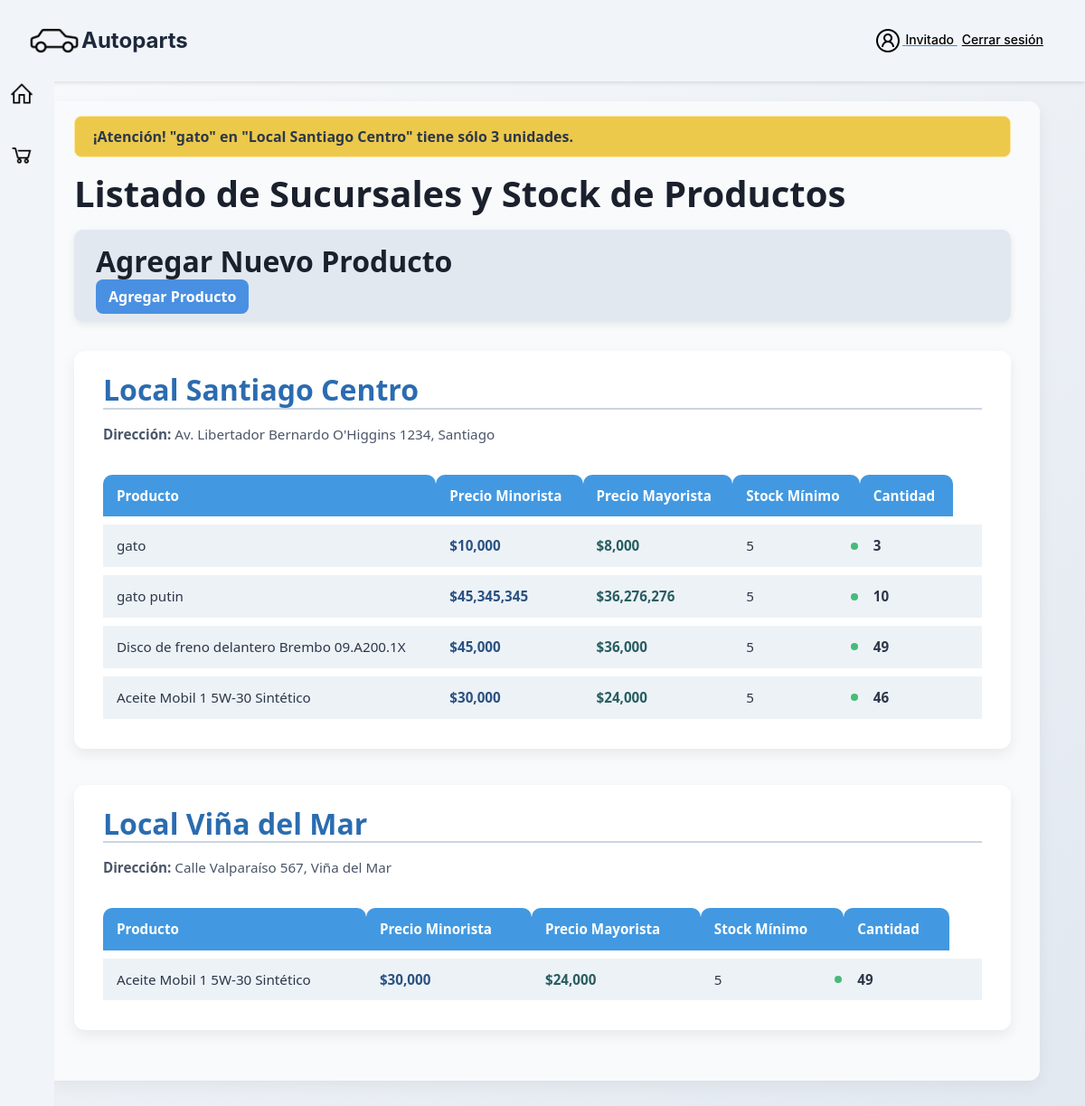
/lista/, run on an earlier commit of the app's database.
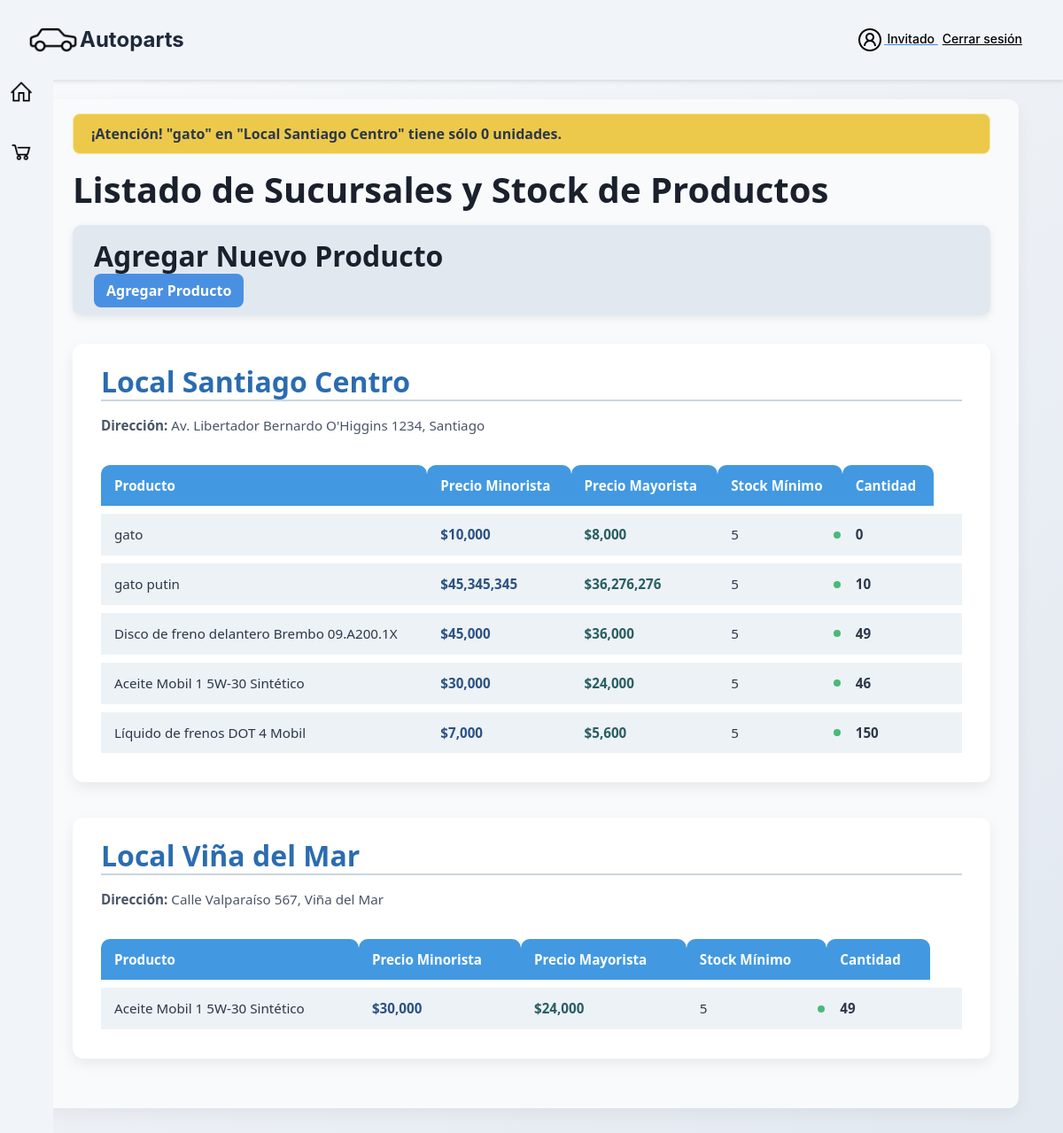
And on a later commit of the database.
### app/models.py (models this page shows, shortened)
class Local(models.Model):
    id_local = models.AutoField(primary_key=True)
    nombre_local = models.CharField(max_length=150)
    direccion = models.CharField(max_length=255)

class Stock(models.Model):
    local = models.ForeignKey(Local, on_delete=models.CASCADE, related_name='stocks')
    producto = models.ForeignKey(Producto, on_delete=models.CASCADE, related_name='stocks')
    cantidad = models.PositiveIntegerField(default=0)  # Cantidad disponible de este producto en el local
    class Meta:
        unique_together = ('local', 'producto')  # Evitar duplicados, asegurando que no haya dos entradas para el mismo producto en un mismo local

class Producto(models.Model):
    id_producto = models.AutoField(primary_key=True)
    familia = models.ForeignKey(FamiliaProducto, on_delete=models.CASCADE, related_name='productos')
    nombre = models.CharField(max_length=150)
    precio_minorista = models.IntegerField()
    precio_mayorista = models.IntegerField(default=0)
    descripcion = models.TextField(blank=True)
    fecha_fabricacion = models.DateField(null=True, blank=True)
    imagen = models.ImageField(upload_to="productos", null=True, blank=True)
    stock_minimo = models.PositiveIntegerField(default=5)
    class Meta:
        db_table = 'app_producto'  # asegura que Django use tabla existente

### app/views.py (the view)
# urls.py: path('lista/', sucursales_y_stock, name="lista"),
def sucursales_y_stock(request):
    locales = Local.objects.prefetch_related('stocks__producto').all()
    low_stocks = Stock.objects.filter(
        cantidad__lt=F('producto__stock_minimo')
    ).select_related('producto', 'local')
    for stock in low_stocks:
        producto = stock.producto.nombre
        local = stock.local.nombre_local
        cantidad = stock.cantidad
        messages.warning(
            request,
            f'¡Atención! "{producto}" en "{local}" tiene sólo {cantidad} unidades.'
        )
    return render(request, 'crud/lista.html', {'locales': locales,
    })

### app/templates/crud/lista.html (shortened to what this page needs)
{% extends 'app/base.html' %}
{% load static %}
{% load humanize %}
{% block css %}
<link rel="stylesheet" href="{% static 'app/css/lista.css' %}">
<link rel="stylesheet" href="{% static 'app/css/style.css' %}">
{% endblock %}
{% block contenido %}
<div class="navbar-main">
      <div class="logo">
          <img src="{% static 'app/image/car.png' %}" alt="logo" height="60px">Autoparts
      </div>
      <div class="acnt">
         <div>
      <a href="{% url 'login' %}">
         <img src="{% static 'app/image/account.png' %}" alt="" width="30px">
         <span style="color:rgb(0, 0, 0);">
           {% if request.session.nombre %}
             {{ request.session.nombre }}
           {% else %}
             Invitado
           {% endif %}
           <a href="{% url 'logout' %}" style="color:rgb(0, 0, 0); font-size: 14px; margin-left: 5px;">Cerrar sesión</a>
         </span>
      </a>
      </div>
         </div>
      <div class="lateral-bar">
         <div><a href="{% url 'home' %}"><img src="{% static 'app/image/home.png' %}" alt="" width="30px"></a></div>
         <div><a href="{% url 'shoppingcart' %}"><img src="{% static 'app/image/shoppingcart.png' %}" alt="" width="30px"></a></div>
     </div>
  </div>
<div class="container">
  {% if messages %}
    <ul class="messages">
      {% for message in messages %}
        <li class="alert alert-{{ message.tags }}">{{ message }}</li>
      {% endfor %}
    </ul>
  {% endif %}
  <h1>Listado de Sucursales y Stock de Productos</h1>
  <div class="add-product-section">
    <h2 class="add-product-title">Agregar Nuevo Producto</h2>
    <a href="{% url 'agregar' %}" class="button add">Agregar Producto</a>
  </div>
  {% for local in locales %}
    <div class="local-section">
      <div class="local-header">
        <h2 class="local-name">{{ local.nombre_local }}</h2>
      </div>
      <p class="local-address"><strong>Dirección:</strong> {{ local.direccion }}</p>
      <table>
        <thead>
          <tr>
            <th>Producto</th>
            <th>Precio Minorista</th>
            <th>Precio Mayorista</th>
            <th>Stock Mínimo</th>
            <th>Cantidad</th>
          </tr>
        </thead>
        <tbody>
          {% for stock in local.stocks.all %}
            <tr>
              <td>{{ stock.producto.nombre }}</td>
              <td class="price">${{ stock.producto.precio_minorista|intcomma }}</td>
              <td class="price price-wholesale">${{ stock.producto.precio_mayorista|intcomma }}</td>
              <td>{{ stock.producto.stock_minimo }}</td>
              <td class="stock-quantity" data-min-stock="{{ stock.producto.stock_minimo }}">{{ stock.cantidad }}</td>
              <td>
              </td>
            </tr>
          {% empty %}
            <tr>
              <td colspan="7" class="empty-state">Este local no tiene productos en stock.</td>
            </tr>
          {% endfor %}
        </tbody>
      </table>
    </div>
  {% endfor %}
</div>
{% endblock %}

What changed in the data, as far as the page shows it:
changed Stock "gato": cantidad "3" → "0"
added Stock: producto.nombre "Líquido de frenos DOT 4 Mobil", producto.precio_minorista "7,000", producto.precio_mayorista "5,600", producto.stock_minimo "5", cantidad "150", shown under Local "Local Santiago Centro"
Also different on the page:
new list line: "¡Atención! \"gato\" en \"Local Santiago Centro\" tiene sólo 0 unidades."
list line gone: "¡Atención! \"gato\" en \"Local Santiago Centro\" tiene sólo 3 unidades."
